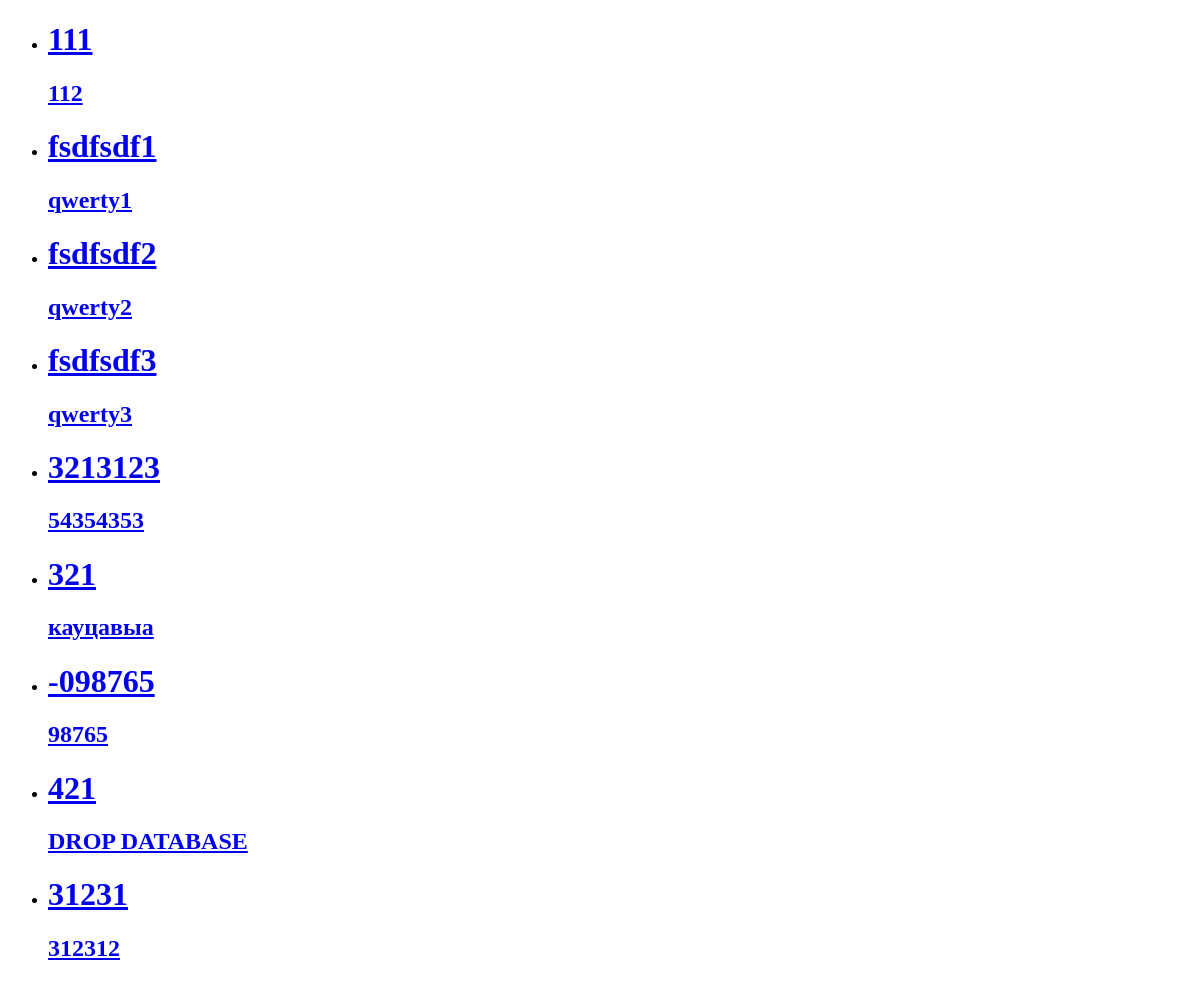
The app's page /Public/index.php, older data.
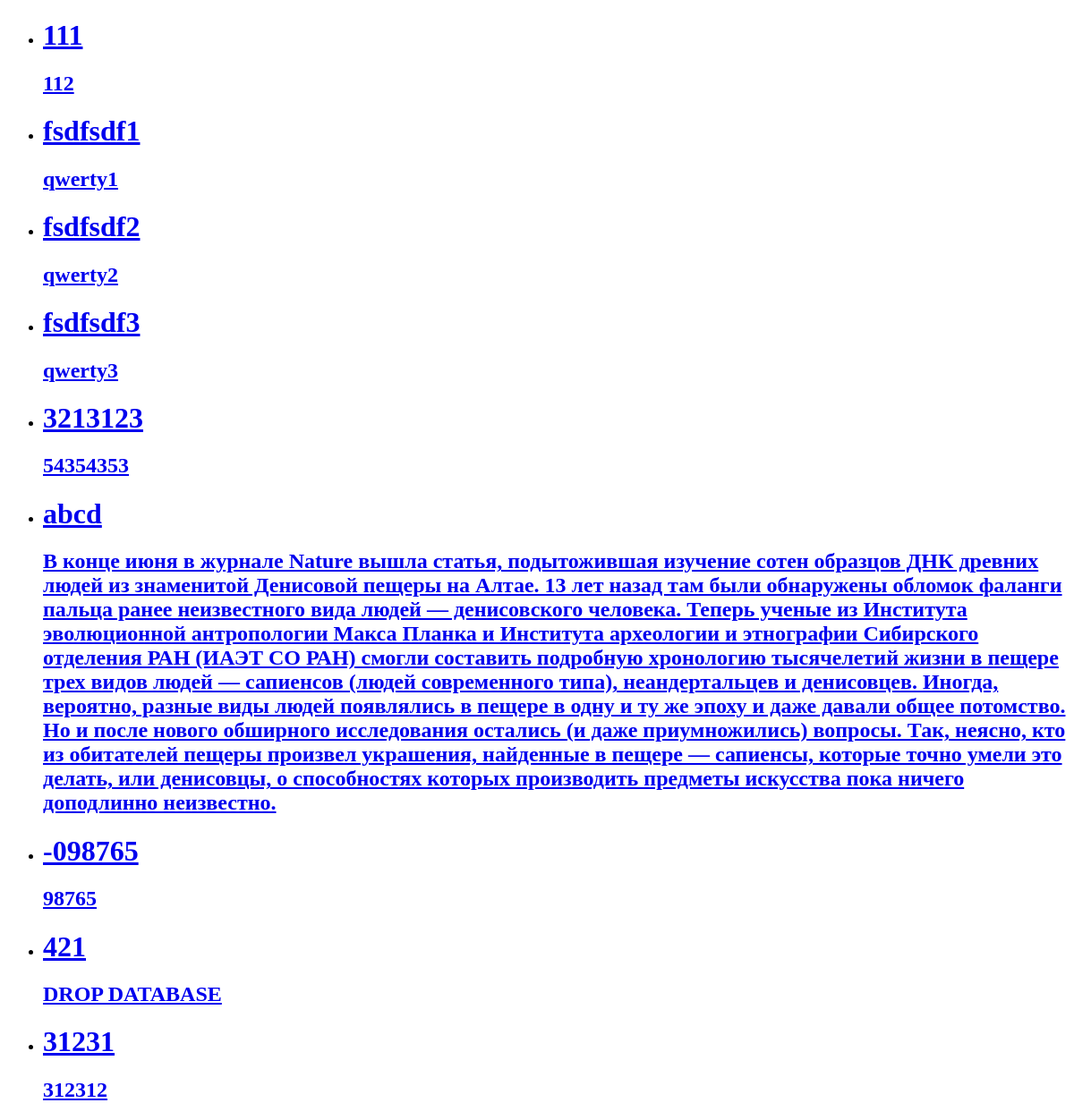
The same page, newer data.
### tables this page shows
CREATE TABLE `news` (
  `id` bigint unsigned NOT NULL AUTO_INCREMENT,
  `title` varchar(200) NOT NULL,
  `article` text NOT NULL,
  `authorId` int NOT NULL,
  PRIMARY KEY (`id`),
  UNIQUE KEY `id` (`id`)
);

### App/Traits/Magic.php (called while the page is built, shortened)
<?php
trait Magic
{
    public function __set(string $name, array $value)
    {
        $this->data[$name] = $value;
    }
    public function __get(string $name)
    {
        if (isset($this->data[$name])) {
            return $this->data[$name];
        }
        return [];
    }
}

### App/Controllers/Index.php (called while the page is built, shortened)
<?php
class Index extends Controller
{
    public function accessHandler(){
        $this->view->articles =  \App\Models\Article::findAll();
        $this->view->display(__DIR__. '/../../templates/index.php');
    }
}

### Public/index.php (called while the page is built, shortened)
<?php
$controller = new $class;
$controller->action();

### App/Db.php (called while the page is built, shortened)
<?php
class Db
{
    protected object $dbh;
    public function __construct()
    {
        $config = Config::getInstance();
        $this->dbh = new PDO('mysql:host=' . $config->getField('host') .
            ';dbname=' . $config->getField('dbname'),
            $config->getField('login'),
            $config->getField('password')
        );
    }
    public function query(string $sql, array $data, string $class): array
    {
        $sth = $this->dbh->prepare($sql);
        $sth->execute($data);
        return $sth->fetchAll(PDO::FETCH_CLASS, $class);
    }
}

### App/Config.php (called while the page is built, shortened)
<?php
class Config
{
    public array $config = [
        'host'=>'localhost',
        'dbname' => 'php2',
        'login' => 'root',
        'password' => 'root',
    ];
    private static Config $instance;
    public static function getInstance(): Config
    {
        if (empty(self::$instance)) {
            self::$instance = new static();
        }
        return self::$instance;
    }
    public function getField(string $field): string
    {
        return $this->config[$field];
    }
}

### App/Model.php (called while the page is built, shortened)
<?php
abstract class Model
{
    public static function findAll(): array
    {
        $db = new Db();
        $sql = 'SELECT * FROM ' . static::TABLE;
        return $db->query($sql, [], static::class);
    }
}

### templates/index.php (the view, shortened to what this page needs)
<!doctype html>
<html lang="en">
<head>
</head>
<body>
<ul>
    <?php
    foreach ($this->articles as $datum) {
        ?>
        <li>
            <a href="?ctrl=article&id=<?= $datum->id ?>">
                <h1><?= $datum->title ?></h1>
                <h2><?= $datum->article ?></h2>
            </a>
        </li>
        <?php
    }
    ?>
</ul>
</body>
</html>

### App/Controller.php (shortened to what this page needs)
<?php
abstract class Controller
{
    protected function hasAccess(): bool
    {
        return true;
    }
    protected function getAccess(): void
    {
        if($this->hasAccess()){
            $this->accessHandler();
        }else{
            echo 'Error access';
            exit();
        }
    }
    public function action(){
        $this->getAccess();
    }
}

### App/View.php (shortened to what this page needs)
<?php
class View implements \Countable, \Iterator
{
    public function render(string $template)
    {
        include $template;
        $content = ob_get_contents();
        return $content;
    }
    public function display(string $template)
    {
        echo $this->render($template);
    }
}

Row changes from the older to the newer data that the page shows:
removed news: title "321", article "кауцавыа"
added news: title "abcd", article "В конце июня в журнале Nature вышла статья, подытожившая изучение сотен образцов ДНК древних людей из знаменитой Денисовой пещеры на Алтае. 13 лет назад там были обнаружены обломок фаланги пальца ранее неизвестного вида людей — денисовского человека. Теперь ученые из Института эволюционной антропологии Макса Планка и Института археологии и этнографии Сибирского отделения РАН (ИАЭТ СО РАН) смогли составить подробную хронологию тысячелетий жизни в пещере трех видов людей — сапиенсов (людей современного типа), неандертальцев и денисовцев. Иногда, вероятно, разные виды людей появлялись в пещере в одну и ту же эпоху и даже давали общее потомство. Но и после нового обширного исследования остались…"
